Frame 1 (no input): blank canvas, image omitted
Frame 60 (the mouse pressed at the canvas centre just before this capture): blank canvas, image omitted
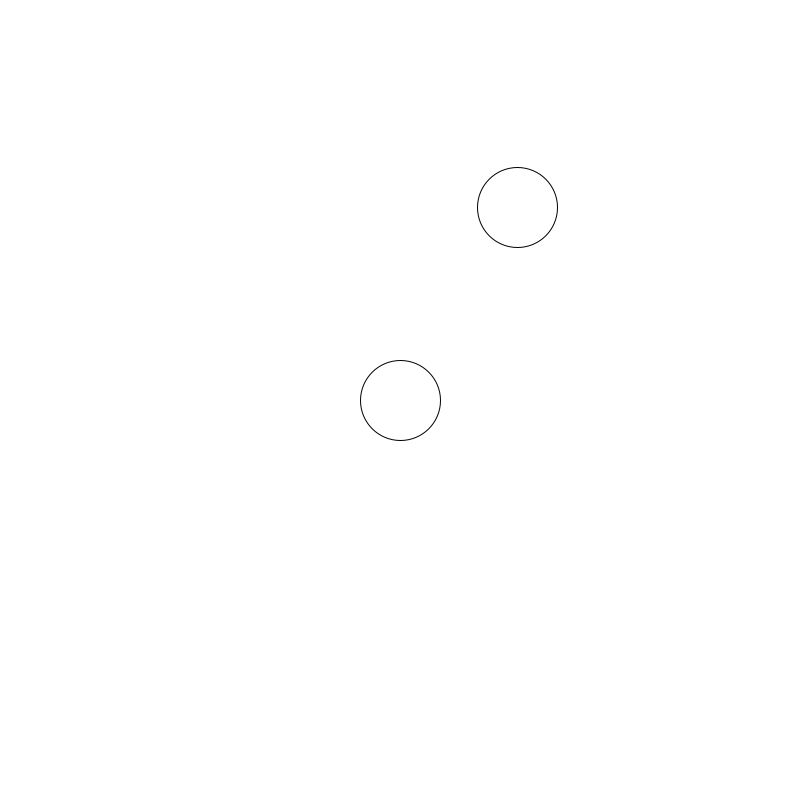
Frame 120 (the mouse held since frame 60 and released just before this capture)

The Processing sketch whose frames 1 and 60 were blank and that drew this single picture after the mouse press (run headless with seeded random() and noise(); from frame 60 on, the mouse is pressed at the canvas centre):

// Processing sketch: CirclePacking
// ── CirclePacking.pde
class Circle {
  PVector position;
  float radius;
  Circle(PVector pos, float r) {
   this.position = pos;
   this.radius = r;
  }
  void show() {
    ellipse(position.x, position.y, radius * 2, radius * 2); 
  }
}

int sampleSize = 1;
Circle[] circles = new Circle[5000];
int index = 1;
float maxRad = 40;

void setup() {
  size(800, 800);
  background(255);
  strokeWeight(1);
  stroke(0);
  noFill();
  circles[0] = new Circle(new PVector(width/2,  height/2), maxRad);
}
boolean clicked = false;
void draw() {
  if(clicked) {
  background(255);
  sample();
  for (int i = 0; i < index; i++) {
     circles[i].show();
  }
  if(index == circles.length) 
    noLoop();
  }
  clicked = false;
}

void mousePressed() {
 clicked = true; 
}

void sample() {
  float bestRadius = 0;
  PVector bestPosition = new PVector(0, 0);
  
  // SAMPLE AND SEARCH THE BEST AMONG THE GOOD
  for(int i = 0; i < sampleSize ; i++) {
    PVector randomPoint = new PVector(random(1) * width, random(1) * height);
    float closestDistance = 99999;
    float closestRadius = 0;
    float dist = 9999999;
    // FIND THE CLOSEST CIRCLE
    for(int j = 0; j < index; j++) {
      float distance = PVector.dist(randomPoint, circles[j].position);
      println("i = " + i + ", dis = >" + distance);
      if(dist > closestDistance - closestRadius) {
        dist = closestDistance - closestRadius;
        closestDistance = distance;
        closestRadius = circles[j].radius; 
      }
    }
    
    float newRadius = Math.min((closestDistance - closestRadius), maxRad);
    println(closestDistance, closestRadius, newRadius);
    if(newRadius > bestRadius) {
     bestRadius = newRadius;
     bestPosition = randomPoint;
    }
  }
   
  circles[index++] = new Circle(bestPosition, bestRadius);
  println(index, bestRadius);
}
